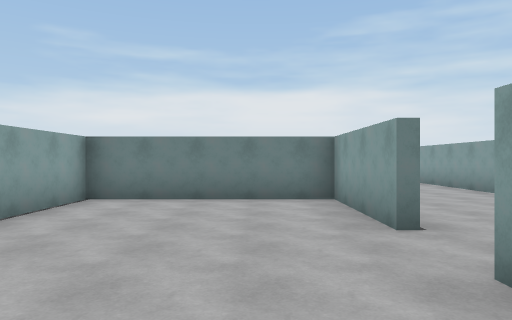
View 1 (above)

24 first-person views from a walk through a 3-D level made in the Unity game engine. The camera is 1.5 m above the floor, looks level and sees 70° across. The floor is counted in squares, 2 m on a side. Each view is taken from the middle of a square. On the plan, view 1 faces up. The plan holds only what a view shows up to about 11 squares ahead; the rest is blank.

View 2
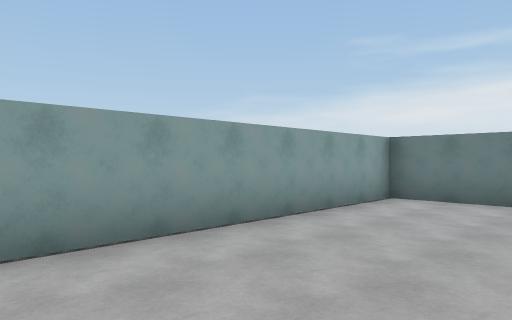

View 3
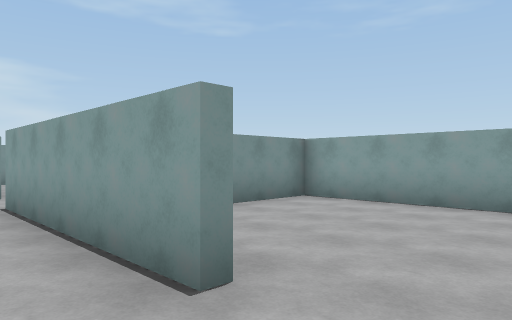

View 4
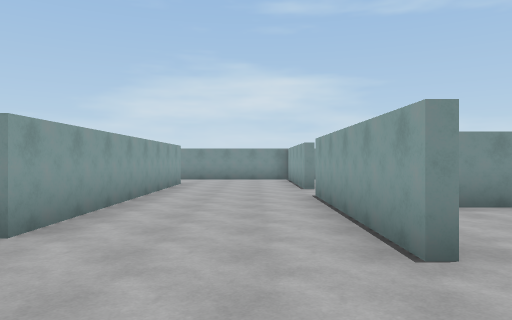

View 5
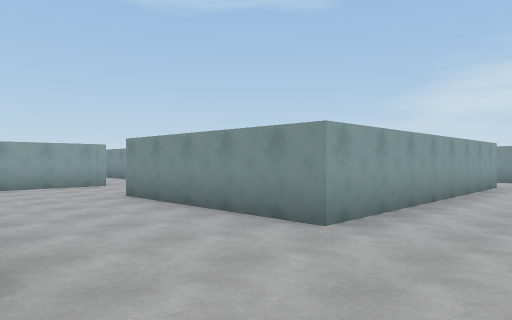

View 6
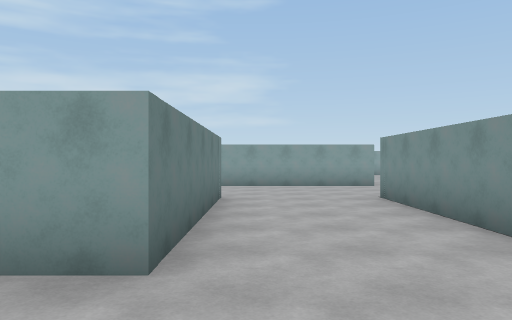

View 7
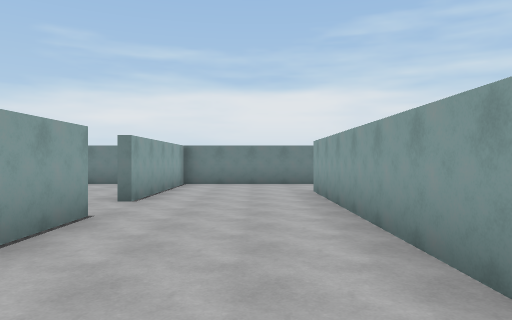

View 8
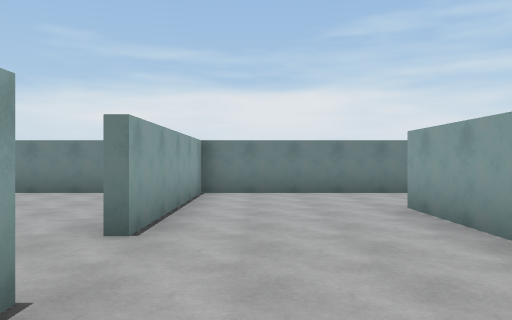

View 9
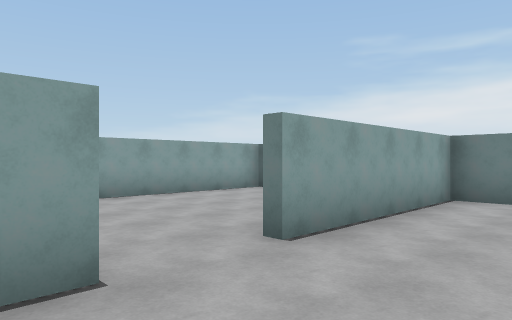

View 10
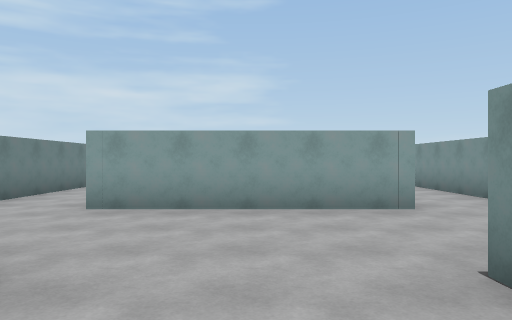

View 11
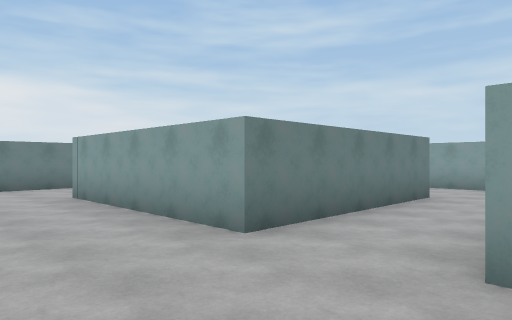

View 12
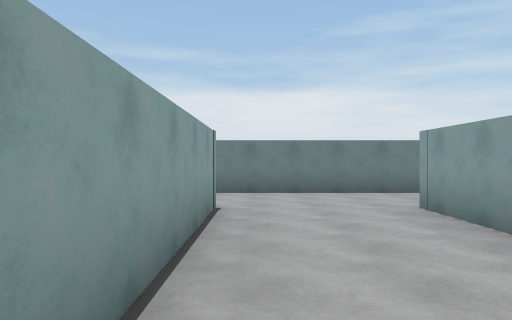

View 13
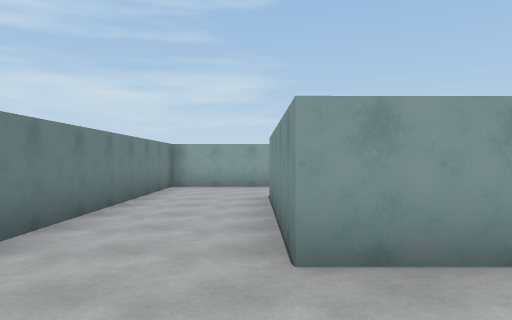

View 14
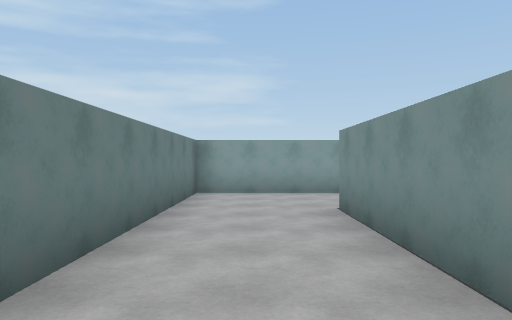

View 15
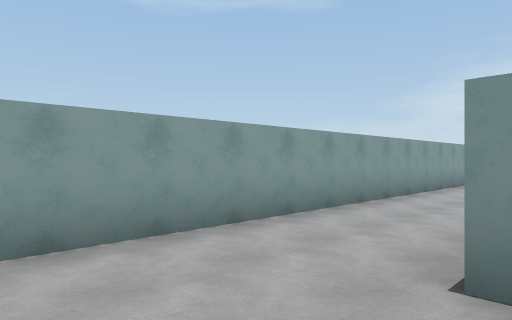

View 16
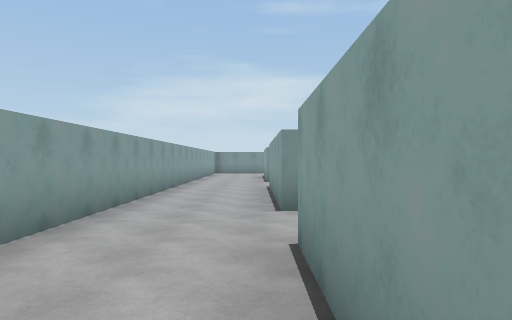

View 17
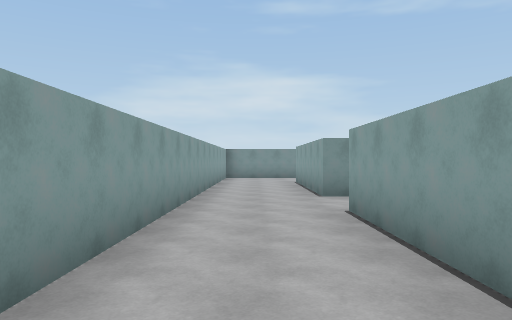

View 18
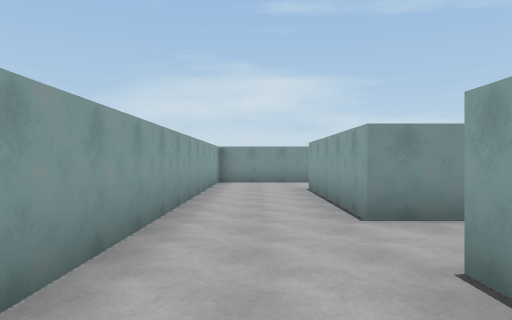

View 19
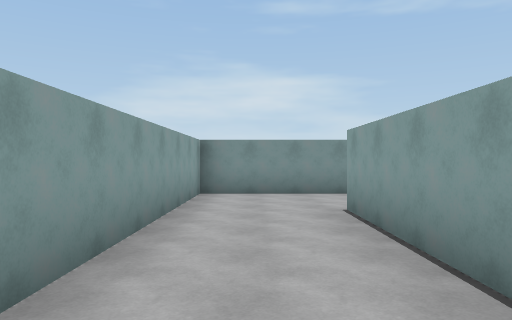

View 20
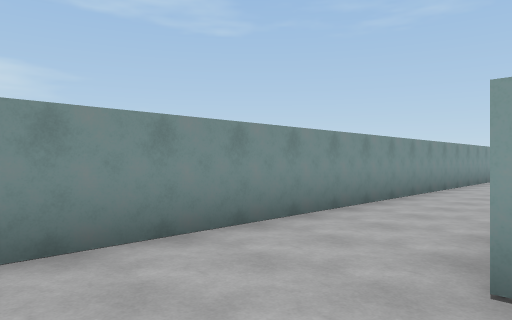

View 21
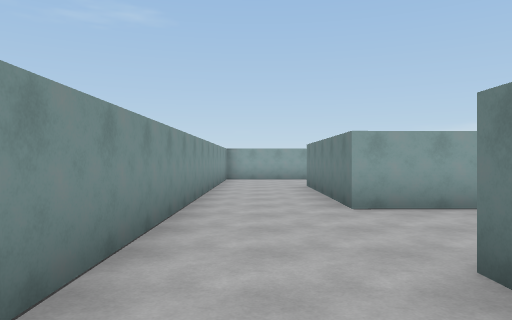

View 22
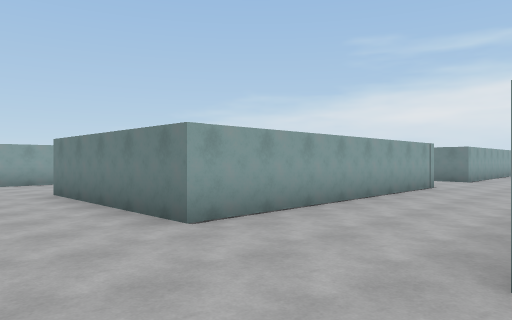

View 23
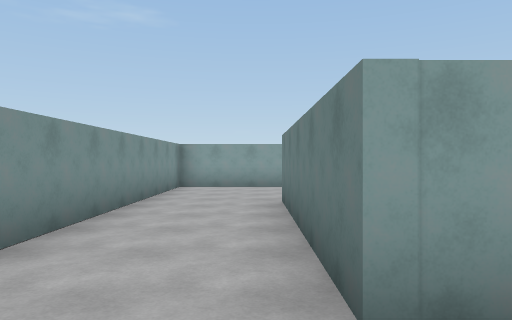

View 24
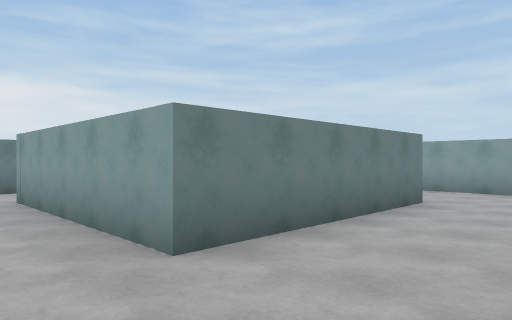

### Floor plan
Ten units are one square. View 1 is at (0, 0); x grows to the right and y downward. Boxes are objects, and circles mark ways between rooms. Rooms are numbered by the first view taken in them; rooms with no view inside come last. Other rooms are left out.
<svg viewBox="-37 -158 254 254">
<path fill="none" stroke="#000" d="M15 -39 15 -70 -32 -70 -32 8 -1 8M104 -15 104 65 54 65 54 -15 104 -15M104 -47 54 -47 54 -128M136 -5 136 -56M151 15 186 15 186 65 136 65 136 15M186 -56 186 -5M104 -126 104 -79M186 -105 186 -77 136 -77 136 -127 186 -127M18 -24 18 28M18 -90 18 -71M18 44 18 91 212 91 212 -153 100 -153M65 -153 18 -153 18 -105"/>
<circle cx="20" cy="-30" r="3" fill="#2a7"/>
<text x="-10" y="-30">1</text>
<text x="120" y="-30">2</text>
</svg>
Room 1 opens to room 2.

Where each view was taken, in squares from view 1:
view 1: 0 up, 0 right, facing up
view 2: 0 up, 0 right, facing up-left
view 3: 4 up, 3 right, facing down-left
view 4: 5 up, 3 right, facing down
view 5: 5 up, 3 right, facing down-right
view 6: 4 up, 3 right, facing right
view 7: 4 up, 4 right, facing up
view 8: 7 up, 3 right, facing up
view 9: 8 up, 4 right, facing up-left
view 10: 3 up, 8 right, facing right
view 11: 5 up, 11 right, facing up-right
view 12: 7 up, 11 right, facing up
view 13: 13 up, 11 right, facing right
view 14: 14 up, 13 right, facing right
view 15: 15 up, 18 right, facing down-right
view 16: 11 up, 19 right, facing down
view 17: 6 up, 20 right, facing down
view 18: 3 up, 20 right, facing down
view 19: 1 down, 20 right, facing down
view 20: 6 down, 21 right, facing down-left
view 21: 8 down, 16 right, facing left
view 22: 9 down, 14 right, facing up-left
view 23: 7 down, 12 right, facing left
view 24: 9 down, 12 right, facing up-right
